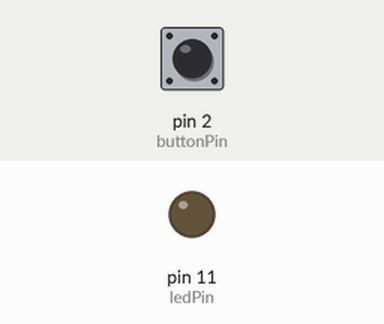
Recording of a sketch running on a simulated Arduino Uno, built with avr-gcc and run on an emulated ATmega328P. On the bench: output pins drawn as LEDs (lit = HIGH). The inputs (shaded band) are chosen by the test bench; at power-on: pin 2 (buttonPin) LOW. What the sketch prints to the serial monitor is not drawn.

Above: at 1.2 s.
1.3 s: pin 2 (buttonPin) pulled HIGH for 0.15 s
At 1.5 s:
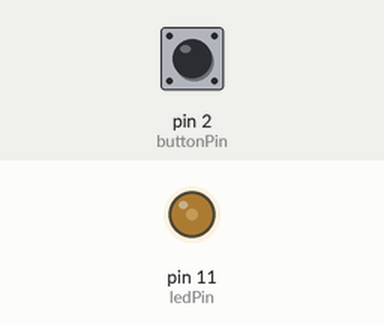
At 2.1 s:
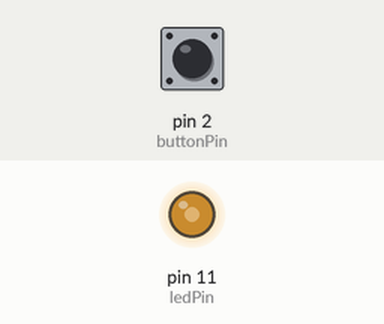
4.3 s: pin 2 (buttonPin) pulled HIGH for 1 s
6.8 s: pin 2 (buttonPin) pulsed HIGH 5 times (0.12 s each, 0.3 s apart)
At 8.24 s:
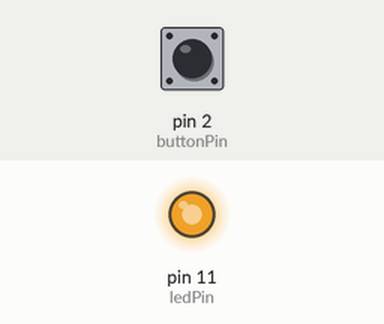
9.8 s: pin 2 (buttonPin) pulled HIGH for 3.2 s
14.5 s: pin 2 (buttonPin) pulsed HIGH 5 times (0.12 s each, 0.3 s apart)
Timing chart, 0 to 18.5 s (numbered marks = the images above; inputs shaded):
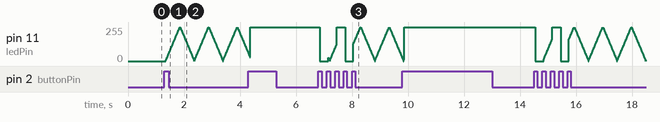

The sketch:

Hawse_Chall2.ino
```cpp
// This code was written by Nicholas Hawse
//group members include: Nicholas Hawse, Jakobe Griffin
// lab section 13 2/10/25


const int ledPin = 11;
const int buttonPin = 2;

int buttonState = 0;           // button state
int lastButtonState = 0;       // Previous button state
unsigned long lastDebounceTime = 0;  // Last time the button was pressed
unsigned long debounceDelay = 50;

int ledState = 0;              // LED state: 0 = Off, 1 = Fading, 2 = On
int fadeValue = 0;             // Current fade value (0-255)
int fadeDirection = 1;         // Direction of fading (1 for increasing, -1 for decreasing)
int fadeSpeed = 5;             // Speed of fading (higher values = slower fade)

void setup() {
  pinMode(ledPin, OUTPUT);     // LED pin as an output
  pinMode(buttonPin, INPUT);   // button pin as an input
  Serial.begin(9600);          // Start serial communication
}

void loop() {
  int reading = digitalRead(buttonPin);  // Read the button state

  // Debounce logic: if button state changes, reset debounce timer
  if (reading != lastButtonState) {
    lastDebounceTime = millis();  // Reset the debounce timer
  }

  if ((millis() - lastDebounceTime) > debounceDelay) {
    if (reading != buttonState) {  // Button state has changed
      buttonState = reading;

      if (buttonState == HIGH) {  // Button was pressed
        ledState = (ledState + 1) % 3;  // Cycle through the LED states
        Serial.print("LED State: ");

      }
    }
  }

  lastButtonState = reading;

  // Control LED based on the current state
  switch (ledState) {
    case 0:
      analogWrite(ledPin, 0);  // Turn off the LED
      break;

    case 1:  // LED is fading in and out
      fadeValue += fadeDirection * fadeSpeed;


      if (fadeValue <= 0 || fadeValue >= 255) {
        fadeDirection = -fadeDirection;
      }

      analogWrite(ledPin, fadeValue);  // Apply fade value to LED


      delay(10);
      break;

    case 2:
      analogWrite(ledPin, 255);  // LED on
      break;
  }
}
```
